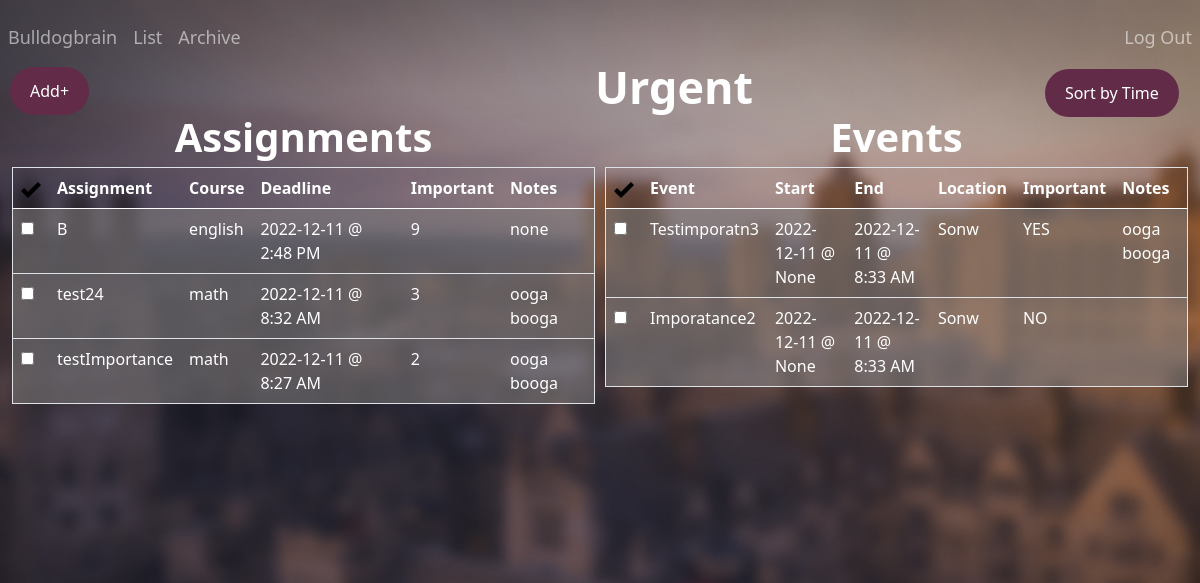
The page /urgent (signed in) on the database its author committed.
### tables this page shows
CREATE TABLE "assignments"(
    'id' INTEGER PRIMARY KEY AUTOINCREMENT NOT NULL, 
    'title' TEXT, 
    'course' TEXT, 
    'deadline' TEXT, 
    'importance' INTEGER, 
    'notes' TEXT, 
    'user_id' INTEGER, 'completed' INTEGER NOT NULL DEFAULT '0' CHECK (completed IN (0, 1)),
    FOREIGN KEY (user_id)
    REFERENCES users (id));

CREATE TABLE 'events'(
    'event_id' INTEGER PRIMARY KEY AUTOINCREMENT NOT NULL, 
    'title' TEXT,
    'location' TEXT, 
    'start_date' TEXT,
    'start_time' TEXT, 
    'end_date' TEXT,
    'end_time' TEXT,
    'importance' INTEGER, 
    'notes' TEXT, 
    'user_id' INTEGER, 'completed' INTEGER NOT NULL DEFAULT '0' CHECK (completed IN (0, 1)),
    FOREIGN KEY (user_id)
    REFERENCES users (id));

### app.py (the view)
@app.route("/urgent", methods=["GET", "POST"])
@login_required
def dayImportance():
    current = datetime.datetime.now()
    localdate = current.strftime("%Y-%m-%d")
    """List view of assignments and events"""
    assignments = db.execute(
            "SELECT id, title, course, date(deadline) as date, CASE WHEN StrFTime('%H', deadline) % 12 = 0 THEN 12 ELSE StrFTime('%H', deadline) % 12 END || ':' || StrFTime('%M', deadline) || ' ' || CASE WHEN CAST(StrFTime('%H', deadline) AS INTEGER) > 12 THEN 'PM' ELSE 'AM' END 'time', importance, notes FROM assignments WHERE user_id = ? AND completed != 1 AND date(deadline) = ? ORDER BY importance DESC", session["user_id"], localdate)
    events = db.execute(
            "SELECT event_id, title, location, start_date, CASE WHEN StrFTime('%H', start_time) % 12 = 0 THEN 12 ELSE StrFTime('%H', start_time) % 12 END || ':' || StrFTime('%M', start_time) || ' ' || CASE WHEN CAST(StrFTime('%H', start_time) AS INTEGER) > 12 THEN 'PM' ELSE 'AM' END 'start_time', end_date, CASE WHEN StrFTime('%H', end_time) % 12 = 0 THEN 12 ELSE StrFTime('%H', end_time) % 12 END || ':' || StrFTime('%M', end_time) || ' ' || CASE WHEN CAST(StrFTime('%H', end_time) AS INTEGER) > 12 THEN 'PM' ELSE 'AM' END 'end_time', importance, notes FROM events WHERE user_id = ? AND completed != 1 AND end_date = ? ORDER BY importance DESC", session["user_id"], localdate)
    if request.method == "POST":
        assignment_id = request.form.get("assignment_id")
        db.execute("UPDATE assignments SET completed = '1' WHERE id = ?", assignment_id)
        event_id = request.form.get("event_id")
        db.execute("UPDATE events SET completed = '1' WHERE event_id = ?", event_id)
        return redirect("/urgent")
    else:
        return render_template("/dayImportance.html", assignments=assignments, events=events)

### app.py (called while the page is built)
@app.after_request
def after_request(response):
    response.headers["Cache-Control"] = "no-cache, no-store, must-revalidate"
    response.headers["Expires"] = 0
    response.headers["Pragma"] = "no-cache"
    return response

### helpers.py (called while the page is built)
def login_required(f):
    @wraps(f)
    def decorated_function(*args, **kwargs):
        if session.get("user_id") is None:
            return redirect("/login")
        return f(*args, **kwargs)
    return decorated_function

### templates/dayImportance.html (shortened to what this page needs)
{% extends "layout.html" %}
{% block main %}
<button class="dropbtn" style="position: relative; left: 50%; top: -115px">
  <a style="text-decoration: none; color: white;" href="/today">Sort by Time</a>
</button>
<strong style = "color:white; position: relative; top: -110px; font-size: 45px" >Urgent</strong>
    <div class="row">
    <div class="column">
        <strong style = "color:white; position:relative; top:-130px; font-size: 40px">Assignments</strong>
            <table style = "position:relative; top:-130px;" class="table table-striped">
                <thead>
                    <tr style="color:white;">
                        <th><img src="static/images/checkMark.png" alt="Checkmark" width="20" height="20"></th>
                        <th>Assignment</th>
                        <th>Course</th>
                        <th>Deadline</th>
                        <th>Important</th>
                        <th>Notes</th>
                    </tr>
                </thead>
                <tbody>
                    {% for assignments in assignments %}
                    <tr style="color:white;  background-color:rgba(137, 133, 133, 0.55);">
                        <td>
                            <form id="completion" action="/urgent" method="post">
                                <input autocomplete="off" type="checkbox" id="assignment_id" name="assignment_id" value="{{ assignments.id }}" onclick="submit()" required>
                            </form>
                        </td>
                        <td>{{ assignments.title }}</td>
                        <td>{{ assignments.course }}</td>
                        <td>{{ assignments.date }} @ {{ assignments.time }}</td>
                        <td>{{ assignments.importance }}</td>
                        <td>{{ assignments.notes }}</td>
                    </tr>
                    {% endfor %}
                </tbody>
            </table>
        </div>
        <div class="column">
            <strong style = "color:white; position:relative; top:-130px; font-size: 40px">Events</strong>
            <table style = "position:relative; top:-130px" class="table table-striped">
                <thead>
                    <tr style="color:white;">
                        <th><img src="static/images/checkMark.png" alt="Checkmark" width="20" height="20"></th>
                        <th>Event</th>
                        <th>Start</th>
                        <th>End</th>
                        <th>Location</th>
                        <th>Important</th>
                        <th>Notes</th>
                    </tr>
                </thead>
                <tbody>
                    {% for events in events %}
                    <tr style="color:white; background-color:rgba(137, 133, 133, 0.55);">
                        <td>
                            <form id="completion" action="/urgent" method="post">
                                <input autocomplete="off" type="checkbox" id="event_id" name="event_id" value="{{ events.event_id }}" onclick="submit()" required>
                            </form>
                        </td style="color:white;">
                        <td>{{ events.title }}</td>
                        <td>{{ events.start_date }} @ {{ events.start_time }}</td>
                        <td>{{ events.end_date }} @ {{ events.end_time }}</td>
                        <td>{{ events.location }}</td>
                        <td>{{ events.importance }}</td>
                        <td>{{ events.notes }}</td>
                    </tr>
                    {% endfor %}
                </tbody>
            </table>
        </div>
    </div>
</body>
{% endblock %}

### static/styles.css (style rules this page uses)
.dropbtn { background-color: #622b48; color: white; padding: 12px 20px; font-size: 16px; border: none; border-radius: 25px; margin-left: 10px; }
* { box-sizing: border-box; margin: 0px 0px 0px 0px; padding: 0px 0px 0px 0px; }
.row { margin-left:-5px; margin-right:-5px; }
.column { float: left; width: 50%; padding: 5px; }
.row::after { content: ""; clear: both; display: table; }
table { border-collapse: collapse; border-spacing: 0; width: 100%; border: 1px solid #ddd; }
th, td { text-align: left; padding: 16px; }
tr:nth-child(even) { background-color: #f2f2f2; }

### templates/dayImportance.html (style rules this page uses)
body { background: url("static/images/yalebackground.jpg") no-repeat center center fixed; -webkit-background-size: cover; -moz-background-size: cover; -o-background-size: cover; background-size: cover; }

### rows shown on the page
assignments: title "B", course "english", date "2022-12-11", time "2:48 PM", importance "9", notes "none"
assignments: title "test24", course "math", date "2022-12-11", time "8:32 AM", importance "3", notes "ooga booga"
assignments: title "testImportance", course "math", date "2022-12-11", time "8:27 AM", importance "2", notes "ooga booga"
events: title "Testimporatn3", start_date "2022-12-11", start_time "None", end_date "2022-12-11", end_time "8:33 AM", location "Sonw", importance "YES", notes "ooga booga"
events: title "Imporatance2", start_date "2022-12-11", start_time "None", end_date "2022-12-11", end_time "8:33 AM", location "Sonw", importance "NO"
